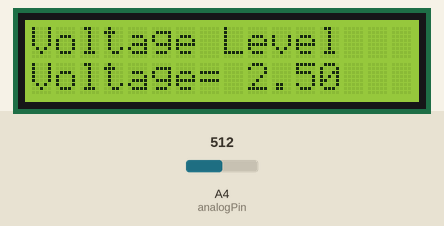
Recording of a sketch running on a simulated Arduino Uno, built with avr-gcc and run on an emulated ATmega328P. Parts: 16×2 character LCD. The inputs (shaded band) are chosen by the test bench; at power-on: A4 (analogPin) = 512. What the sketch prints to the serial monitor is not drawn.

Above: at 1.6 s.
1.7 s: A4 (analogPin) set to 716
At 4.4 s:
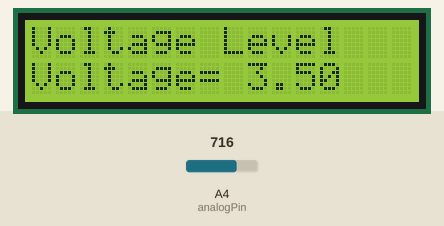
4.7 s: A4 (analogPin) set to 900
At 7.5 s:
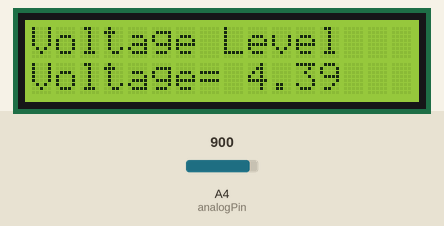
8.0 s: A4 (analogPin) set to 1023
At 10.4 s:
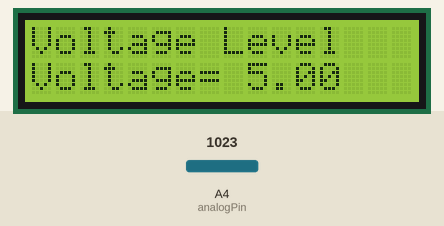
Timing chart, 0 to 11.9 s (numbered marks = the images above; inputs shaded):
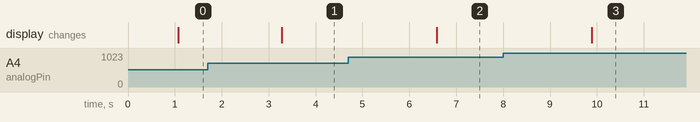

Measured:
- after the input at 1.7 s, the display: changes after 1.6 s (image 1)
- after the input at 4.7 s, the display: changes after 1.9 s (image 2)
- after the input at 8.0 s, the display: changes after 1.9 s (image 3)

The sketch:

Battery_Level_Monitor.ino
```cpp
#include <LiquidCrystal.h>


const int rs = 12, en = 13, d0 = A0, d1 = A1, d2 = A2, d3 = A3;
const int analogPin = A4;
LiquidCrystal lcd(rs, en, d0, d1, d2, d3);
float analogValue;
float input_voltage;

int ledPins[] = { 2, 3, 4, 5, 6, 7, 8, 9, 10, 11 }; // an array of pin numbers to which LEDs are attached
int pinCount = 10;           // the number of pins (i.e. the length of the array)

void setup()
{
   Serial.begin(9600);     //  opens serial port, sets data rate to 9600 bps
   lcd.begin(16, 2);       //// set up the LCD's number of columns and rows:
   pinMode(A0,OUTPUT);
   pinMode(A1,OUTPUT);
   pinMode(A2,OUTPUT);
   pinMode(A3,OUTPUT);
   pinMode(A4,INPUT);
   lcd.print("Voltage Level");
}

void LED_function(int stage)
{
    for (int j=2; j<=11; j++)
    {
    digitalWrite(j,LOW);
    }
    for (int i=1, l=2; i<=stage; i++,l++)
    {
    digitalWrite(l,HIGH);    //delay(30);
    }

}
void loop()
{
//  Conversion formula for voltage
  analogValue = analogRead (A4);
  Serial.println(analogValue);
  delay (1000);
  input_voltage = (analogValue * 5.0) / 1024.0;
  lcd.setCursor(0, 1);
  lcd.print("Voltage= ");
  lcd.print(input_voltage);
  Serial.println(input_voltage);
  delay(100);

  if (input_voltage < 0.50 && input_voltage >= 0.00 )
    {
    digitalWrite(2, HIGH);
    delay (30);
    digitalWrite(2, LOW);
    delay (30);
    }
  else if (input_voltage < 1.00 && input_voltage >= 0.50)
    {
    LED_function(2);
    }
  else if (input_voltage < 1.50 && input_voltage >= 1.00)
    {
    LED_function(3);
    }
  else if (input_voltage < 2.00 && input_voltage >= 1.50)
    {
    LED_function(4);
    }
  else if (input_voltage < 2.50 && input_voltage >= 2.00)
    {
    LED_function(5);
    }
  else if (input_voltage < 3.00 && input_voltage >= 2.50)
    {
    LED_function(6);
    }
  else if (input_voltage < 3.50 && input_voltage >= 3.00)
    {
    LED_function(7);
    }
  else if (input_voltage < 4.00 && input_voltage >= 3.50)
    {
    LED_function(8);
    }
  else if (input_voltage < 4.50 && input_voltage >= 4.00)
    {
    LED_function(9);
    }
  else if (input_voltage < 5.00 && input_voltage >= 4.50)
    {
    LED_function(10);
    }
}
```
